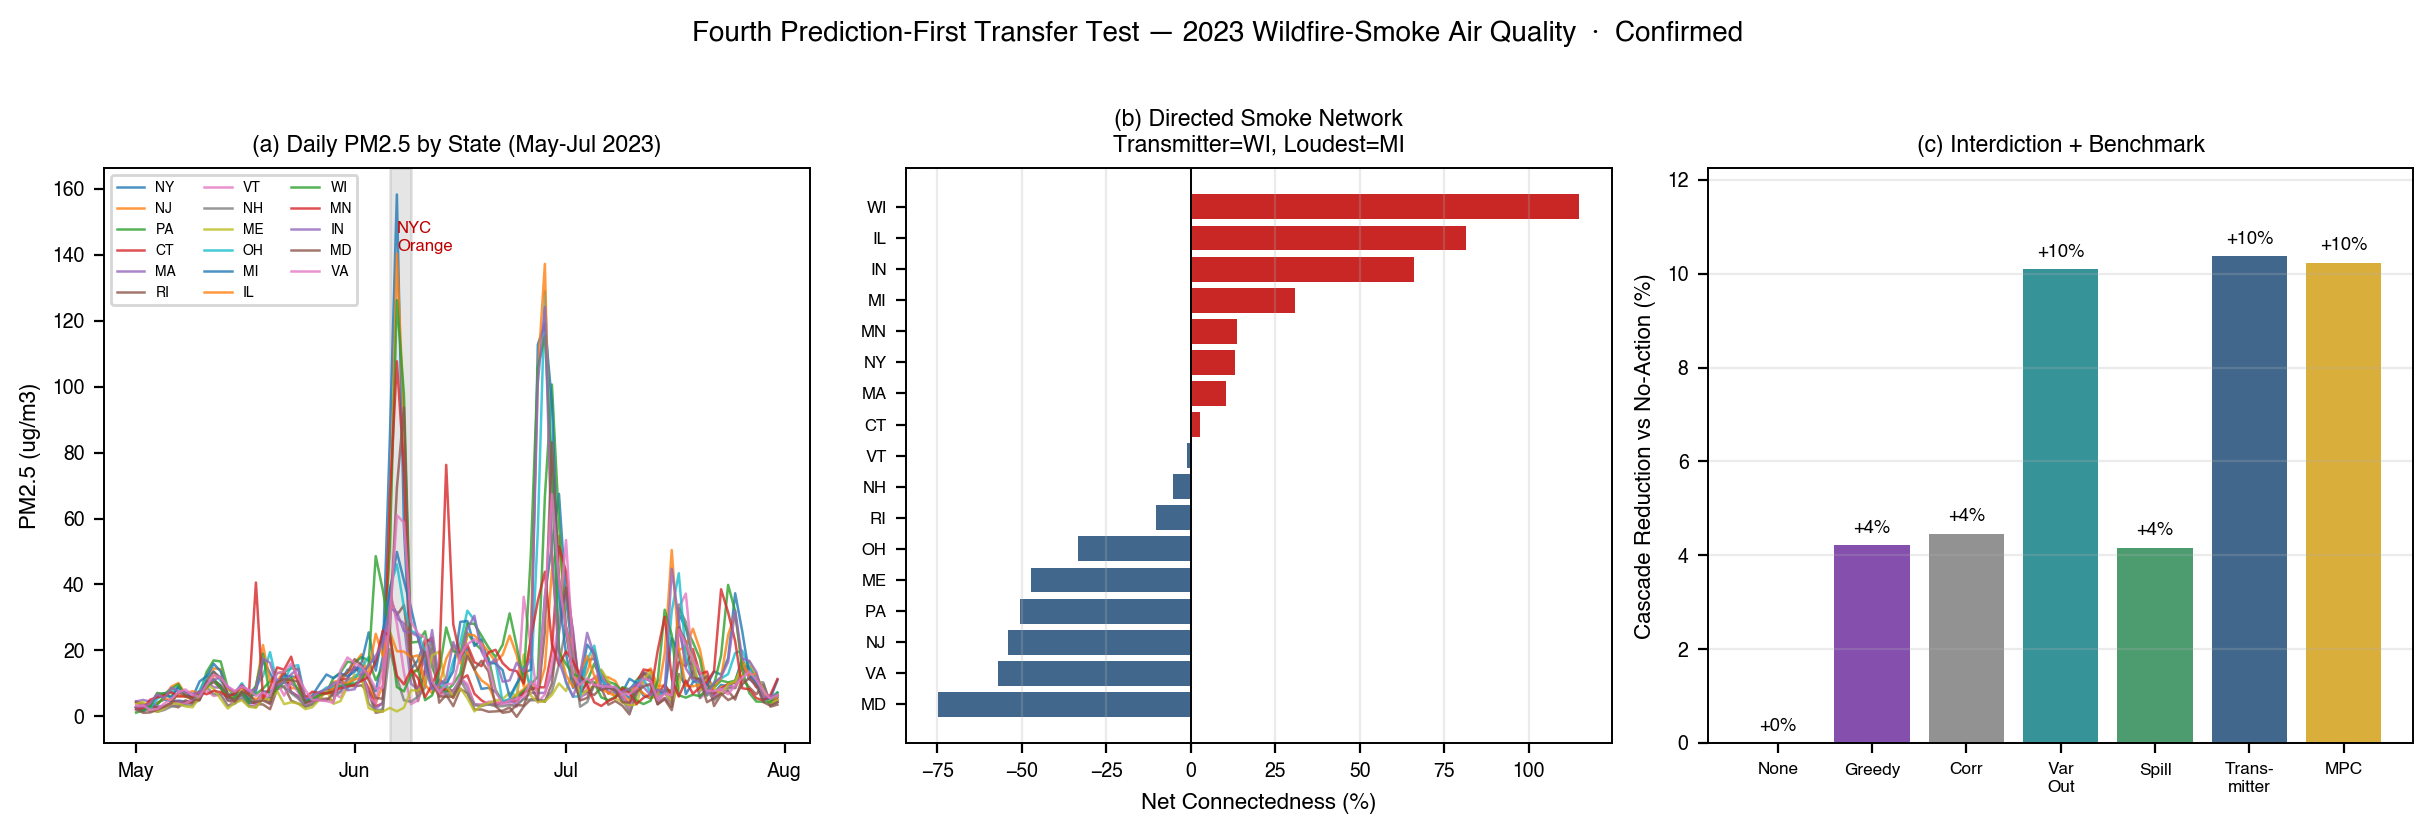

Python code for this plot:
"""
FOURTH pre-registered transfer test (smoke23_PREREGISTRATION.md) — 2023 Canadian wildfire-smoke air-quality
disaster. A new domain CLASS (environmental disaster) with a directed PM2.5 contagion network across US states.

Same pipeline. Verdict scored against the pre-registered criteria. Honest either way.

Run: /tmp/lsa_venv/bin/python smoke23_transfer.py
"""
import sys, json, io, zipfile, urllib.request
import numpy as np, pandas as pd
from pathlib import Path
from scipy.stats import spearmanr
sys.path.insert(0, str(Path(__file__).parent.parent / "pilot_cross_tier"))
import lsa_capstone as L
import matplotlib; matplotlib.use("Agg")
import matplotlib.pyplot as plt
matplotlib.rcParams.update({"font.family": "sans-serif", "font.sans-serif": ["Helvetica", "Arial", "DejaVu Sans"],
    "font.size": 8, "axes.titlesize": 8.5, "axes.labelsize": 8, "xtick.labelsize": 7, "ytick.labelsize": 7,
    "legend.fontsize": 6.5, "axes.linewidth": 0.7, "savefig.dpi": 300})
CRIT, STEEL, GREEN, PURPLE, GREY, GOLD, TEAL = "#c00000", "#1f4e78", "#2e8b57", "#7030a0", "#7f7f7f", "#d4a017", "#138086"
BASE = Path(__file__).parent
import matplotlib.dates as mdates

# ----------------------------------------------------------------------------- fetch EPA daily PM2.5 (2023)
STATES = ["New York", "New Jersey", "Pennsylvania", "Connecticut", "Massachusetts", "Rhode Island", "Vermont",
          "New Hampshire", "Maine", "Ohio", "Michigan", "Illinois", "Wisconsin", "Minnesota", "Indiana", "Maryland", "Virginia"]
print("fetching EPA daily PM2.5 2023 (~9 MB)...")
z = zipfile.ZipFile(io.BytesIO(urllib.request.urlopen("https://aqs.epa.gov/aqsweb/airdata/daily_88101_2023.zip", timeout=120).read()))
csv_name = [n for n in z.namelist() if n.endswith(".csv")][0]
raw = pd.read_csv(z.open(csv_name), usecols=["State Name", "Date Local", "Arithmetic Mean"])
raw = raw[raw["State Name"].isin(STATES)]
raw["Date Local"] = pd.to_datetime(raw["Date Local"])
daily = raw.groupby(["State Name", "Date Local"])["Arithmetic Mean"].mean().reset_index()
P = daily.pivot(index="Date Local", columns="State Name", values="Arithmetic Mean").sort_index()
P = P.loc["2023-05-01":"2023-07-31"].interpolate().dropna(axis=1, how="any")
avail = [s for s in STATES if s in P.columns]; P = P[avail]
ABBR = {"New York": "NY", "New Jersey": "NJ", "Pennsylvania": "PA", "Connecticut": "CT", "Massachusetts": "MA",
        "Rhode Island": "RI", "Vermont": "VT", "New Hampshire": "NH", "Maine": "ME", "Ohio": "OH", "Michigan": "MI",
        "Illinois": "IL", "Wisconsin": "WI", "Minnesota": "MN", "Indiana": "IN", "Maryland": "MD", "Virginia": "VA"}
names = [ABBR.get(s, s[:3]) for s in P.columns]; N = len(names); dates = P.index
S = P.copy()                                                     # stress = daily PM2.5 (ug/m3)
print(f"smoke23: {N} states, {len(S)} days (May-Jul 2023); peak daily PM2.5 by state:")
print("  " + "  ".join(f"{names[i]}:{S.iloc[:,i].max():.0f}" for i in range(N)))

# ----------------------------------------------------------------------------- diagnose
Phi0, c0, Sig0 = L.fit_var_nonneg(S.values, ridge=5e-2)
TO, FROM, NET, tot = L.connectedness(L.gfevd(Phi0, Sig0))
transmitter = names[int(np.argmax(NET))]; loudest = names[int(np.argmax(S.mean().values))]
print(f"DY total connectedness {tot:.0f}% | net-transmitter = {transmitter} | loudest (mean PM2.5) = {loudest}")
print(f"top transmitters: {[names[i] for i in np.argsort(-NET)[:3]]} | receivers: {[names[i] for i in np.argsort(NET)[:3]]}")

# ----------------------------------------------------------------------------- simulator + methods
def project(a, x, B): a = np.clip(a, 0, x); s = a.sum(); return a * (B / s) if s > B else a
def stepf(Phi, c, x, a, rng): return np.clip(Phi @ np.clip(x - a, 0, None) + c + 0.05 * rng.standard_normal(len(x)), 0, None)
def alloc(score, x, B): w = np.clip(score, 0, None); return project(B * w / w.sum(), x, B) if w.sum() > 0 else np.zeros_like(x)
def greedy(x, B):
    a = np.zeros_like(x); rem = B
    for i in np.argsort(-x):
        g = min(x[i], rem); a[i] = g; rem -= g
        if rem <= 1e-9: break
    return a
def ctl_mpc(x, Phi, c, B, H, rng):
    n = len(x); mu = np.full((H, n), B / n); sd = np.full((H, n), B / 2)
    for _ in range(4):
        C = np.clip(rng.normal(mu, sd, (48, H, n)), 0, None); cost = np.zeros(48); sim = np.tile(x, (48, 1))
        for h in range(H):
            A = np.stack([project(C[j, h], sim[j], B) for j in range(48)])
            sim = np.clip((sim - A) @ Phi.T + c, 0, None); cost += sim.sum(1)
        el = C[np.argsort(cost)[:8]]; mu, sd = el.mean(0), el.std(0) + 1e-3
    return project(mu[0], x, B)
def s_corr(Phi, Sig):
    Sx = Sig.copy()
    for _ in range(300): Sx = Phi @ Sx @ Phi.T + Sig
    d = np.sqrt(np.clip(np.diag(Sx), 1e-9, None)); Cc = np.abs(Sx / np.outer(d, d)); np.fill_diagonal(Cc, 0); return Cc.sum(1)
def s_varout(Phi): A = np.abs(Phi).copy(); np.fill_diagonal(A, 0); return A.sum(0)
def s_spill(Phi, H=15):
    M = np.zeros_like(Phi); Pp = np.eye(len(Phi))
    for h in range(H + 1): M += np.abs(Pp); Pp = Pp @ Phi
    np.fill_diagonal(M, 0); return M.sum(0)
def rescale(Phi, rho=1.06):
    ev = max(abs(np.linalg.eigvals(Phi))); return Phi * (rho / ev) if ev > 1e-6 else Phi
def interdict(Phi, c, scores, B=2.0, T=16, H=4, seeds=16):
    S0 = np.maximum(S.values.mean(0), 0.5); out = {}
    for name in ["none", "greedy", "mpc"] + list(scores.keys()):
        tt = []
        for s in range(seeds):
            rng = np.random.default_rng(20 + s); x = S0.copy(); acc = 0.0
            for t in range(T):
                if name == "none": a = np.zeros_like(x)
                elif name == "greedy": a = greedy(x, B)
                elif name == "mpc": a = ctl_mpc(x, Phi, c, B, H, rng)
                else: a = alloc(scores[name], x, B)
                x = stepf(Phi, c, x, a, rng); acc += x.sum()
            tt.append(acc)
        out[name] = float(np.mean(tt))
    b = out["none"]; return {k: 100 * (1 - v / b) for k, v in out.items()}

scores = {"corr": s_corr(Phi0, Sig0), "var-out": s_varout(Phi0), "spillover": s_spill(Phi0), "transmitter": np.clip(NET, 0, None)}
red = interdict(rescale(Phi0), c0, scores)
print("\nInterdiction (cascade reduction vs no-action):")
for k in ["none", "greedy", "corr", "var-out", "spillover", "transmitter", "mpc"]: print(f"  {k:12s} {red[k]:+.0f}%")
alphas = [1.0, 0.75, 0.5, 0.25, 0.0]; adv = []
for a in alphas:
    Pa = a * Phi0 + (1 - a) * 0.5 * (Phi0 + Phi0.T); _, _, NETa, _ = L.connectedness(L.gfevd(Pa, Sig0))
    ra = interdict(rescale(Pa), c0, {"transmitter": np.clip(NETa, 0, None)}, seeds=10)
    adv.append(ra["transmitter"] - ra["greedy"])
print("Symmetrization null (transmitter - greedy advantage):", [round(v, 1) for v in adv])

# ----------------------------------------------------------------------------- verdict
trans_vs_loud = transmitter != loudest
margin = red["transmitter"] / max(red["greedy"], 1e-6)
directed = adv[0] >= 5 and adv[-1] < adv[0] * 0.6
if trans_vs_loud and red["transmitter"] >= 1.8 * red["greedy"] and directed:
    verdict = (f"CONFIRMED (loudest != transmitter): the smoke transmitter is {transmitter} while the loudest state is "
               f"{loudest}; transmitter-targeting beats greedy x{margin:.1f}, directed beats undirected, and the edge collapses "
               f"under symmetrization -- a confirmatory win on a new domain class (environmental disaster).")
elif (not trans_vs_loud) and directed:
    verdict = (f"REFINES (like flu): {transmitter} is BOTH transmitter and loudest, so the gap is absent and transmitter-"
               f"targeting ~ greedy (x{margin:.1f}) despite a directed network -- consistent with the sharpened law.")
elif not directed:
    verdict = (f"SYMMETRIC NULL (like 2008 equity): the smoke plume is a near-symmetric common factor (DY {tot:.0f}%, "
               f"symmetrization barely changes the edge), so transmitter-targeting ~ greedy -- the no-leverage case the law predicts.")
else:
    verdict = "MIXED: reported honestly (see numbers)."
print(f"\ntransmitter={transmitter}, loudest={loudest} (gap: {trans_vs_loud}); margin x{margin:.1f}; directed:{directed}")
print(f"VERDICT: {verdict}")

RES = dict(states=names, n_days=int(len(S)), dy_total=round(float(tot), 1), transmitter=transmitter, loudest=loudest,
           peak_pm25={names[i]: round(float(S.iloc[:, i].max()), 1) for i in range(N)},
           interdiction={k: round(red[k], 1) for k in red}, symmetrization_advantage=[round(v, 1) for v in adv],
           transmitter_not_loudest=bool(trans_vs_loud), arro_over_greedy_x=round(float(margin), 2), verdict=verdict)
json.dump(RES, open(BASE / "smoke23_transfer_results.json", "w"), indent=2)

# ----------------------------------------------------------------------------- figure
fig, ax = plt.subplots(1, 3, figsize=(12.2, 4.0))
a = ax[0]
for i in range(N): a.plot(dates, S.iloc[:, i], lw=0.9, alpha=.8, label=names[i])
a.axvspan(pd.Timestamp("2023-06-06"), pd.Timestamp("2023-06-09"), color=GREY, alpha=.2)
a.text(pd.Timestamp("2023-06-07"), a.get_ylim()[1]*.85, "NYC\nOrange", fontsize=6, color=CRIT)
a.xaxis.set_major_locator(mdates.MonthLocator()); a.xaxis.set_major_formatter(mdates.DateFormatter("%b"))
a.set_title("(a) Daily PM2.5 by State (May-Jul 2023)", fontsize=8.3); a.set_ylabel("PM2.5 (ug/m3)"); a.legend(ncol=3, fontsize=5, loc="upper left")
a = ax[1]; oi = np.argsort(NET); cols = [CRIT if NET[i] > 0 else STEEL for i in oi]
a.barh([names[i] for i in oi], NET[oi], color=cols, alpha=.85); a.axvline(0, color="k", lw=.7)
a.set_title(f"(b) Directed Smoke Network\nTransmitter={transmitter}, Loudest={loudest}", fontsize=8.3); a.set_xlabel("Net Connectedness (%)"); a.tick_params(axis="y", labelsize=6); a.grid(alpha=.25, axis="x")
a = ax[2]; ks = ["none", "greedy", "corr", "var-out", "spillover", "transmitter", "mpc"]
cc = [CRIT, PURPLE, GREY, TEAL, GREEN, STEEL, GOLD]; vv = [red[k] for k in ks]
a.bar(range(len(ks)), vv, color=cc, alpha=.85); a.set_ylim(top=max(vv) * 1.18)
for i, v in enumerate(vv): a.text(i, v + max(vv) * 0.025, f"{v:+.0f}%", ha="center", fontsize=6.6, fontweight="bold")
a.set_xticks(range(len(ks))); a.set_xticklabels(["None", "Greedy", "Corr", "Var\nOut", "Spill", "Trans-\nmitter", "MPC"], fontsize=6.2)
a.set_ylabel("Cascade Reduction vs No-Action (%)"); a.set_title("(c) Interdiction + Benchmark", fontsize=8.3); a.grid(alpha=.25, axis="y")
fig.suptitle(f"Fourth Prediction-First Transfer Test — 2023 Wildfire-Smoke Air Quality  ·  {verdict.split(':')[0].split('(')[0].strip().capitalize()}",
             fontsize=10, fontweight="bold", y=1.02)
fig.tight_layout()
fig.savefig(BASE / "smoke23_transfer.pdf", bbox_inches="tight"); fig.savefig(BASE / "smoke23_transfer.png", dpi=200, bbox_inches="tight")
print("figure -> smoke23_transfer.pdf/.png")
